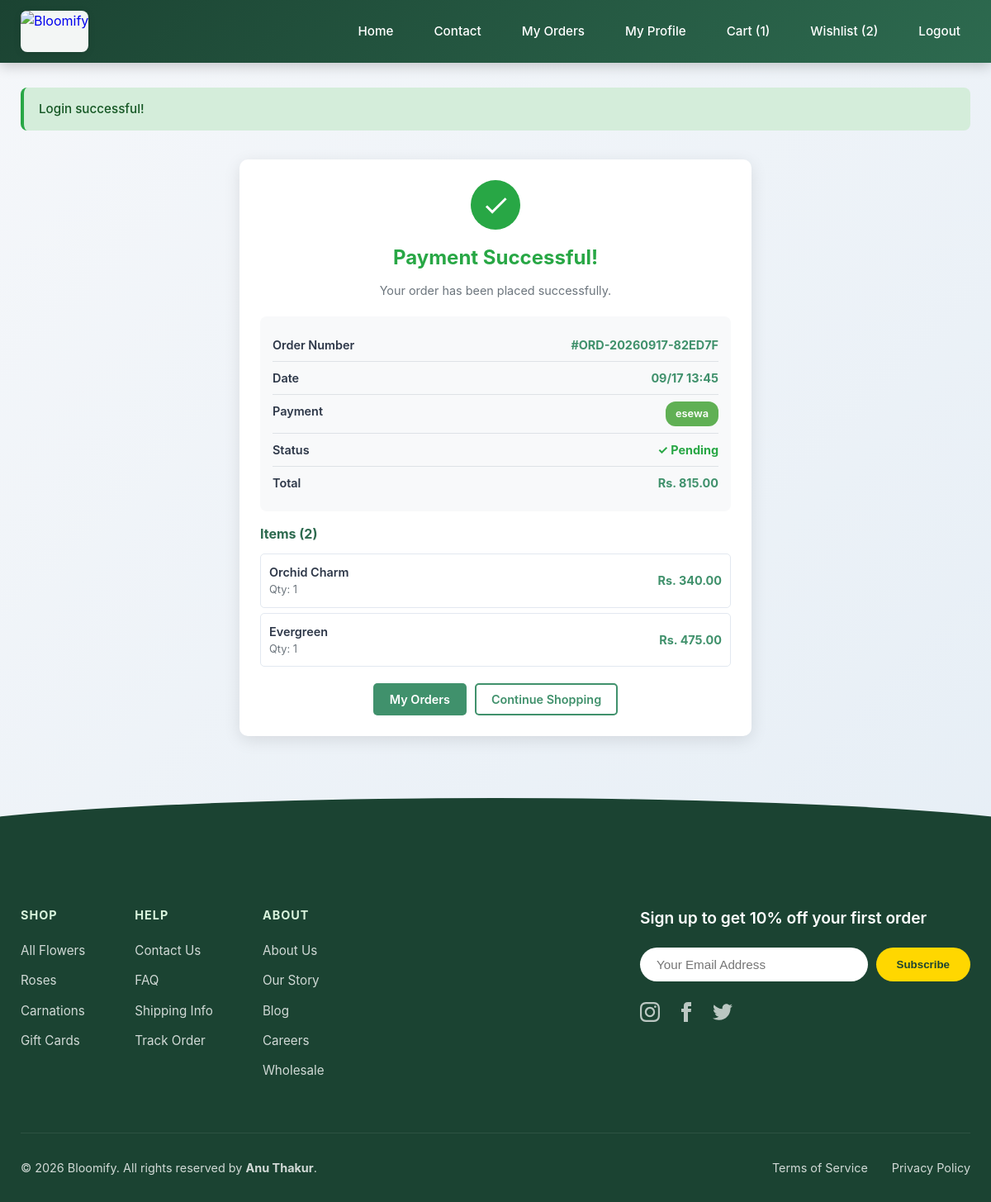
/order-success.php?order=ORD-20260917-82ED7F (signed in), run on the app's committed database.
### tables this page shows
CREATE TABLE `orders` (
  `id` int(11) NOT NULL,
  `user_id` int(11) DEFAULT NULL,
  `order_number` varchar(50) NOT NULL,
  `total_amount` decimal(10,2) NOT NULL,
  `payment_method` enum('esewa','khalti','cod','Cash on Delivery') NOT NULL,
  `payment_status` enum('pending','success','failed') DEFAULT 'pending',
  `transaction_id` varchar(100) DEFAULT NULL,
  `delivery_status` enum('pending','processing','delivered','cancelled') DEFAULT 'pending',
  `customer_name` varchar(100) NOT NULL,
  `customer_phone` varchar(20) NOT NULL,
  `customer_address` text NOT NULL,
  `archived` tinyint(1) NOT NULL DEFAULT 0,
  `created_at` timestamp NOT NULL DEFAULT current_timestamp(),
  `updated_at` timestamp NOT NULL DEFAULT current_timestamp() ON UPDATE current_timestamp()
);

CREATE TABLE `order_items` (
  `id` int(11) NOT NULL,
  `order_id` int(11) NOT NULL,
  `product_id` int(11) NOT NULL,
  `quantity` int(11) NOT NULL,
  `price` decimal(10,2) NOT NULL
);

CREATE TABLE `products` (
  `id` int(11) NOT NULL,
  `category_id` int(11) DEFAULT NULL,
  `name` varchar(200) NOT NULL,
  `description` text DEFAULT NULL,
  `price` decimal(10,2) NOT NULL,
  `discount_percentage` int(11) DEFAULT 0 CHECK (`discount_percentage` >= 0 and `discount_percentage` <= 100),
  `stock` int(11) NOT NULL DEFAULT 0,
  `stock_quantity` int(11) DEFAULT 0,
  `image` varchar(255) DEFAULT NULL,
  `status` enum('active','inactive') DEFAULT 'active',
  `created_at` timestamp NOT NULL DEFAULT current_timestamp(),
  `updated_at` timestamp NOT NULL DEFAULT current_timestamp() ON UPDATE current_timestamp()
);

### order-success.php (the view, shortened to what this page needs)
<?php
require_once __DIR__ . '/includes/header.php';
$order_number = $_GET['order'];
$sql = "SELECT o.*, u.email
        FROM orders o
        LEFT JOIN users u ON o.user_id = u.id
        WHERE o.order_number = ? AND o.user_id = ?";
$stmt = $conn->prepare($sql);
$stmt->bind_param("si", $order_number, $_SESSION['user_id']);
$stmt->execute();
$order = $stmt->get_result()->fetch_assoc();
$items_sql = "SELECT oi.*, p.name as product_name
              FROM order_items oi
              LEFT JOIN products p ON oi.product_id = p.id
              WHERE oi.order_id = ?";
$stmt = $conn->prepare($items_sql);
$stmt->bind_param("i", $order['id']);
$stmt->execute();
$items = $stmt->get_result()->fetch_all(MYSQLI_ASSOC);
?>
<div class="success-container">
    <div class="success-card">
        <div class="success-icon">
            <svg viewBox="0 0 24 24"><path d="M9 16.17L4.83 12l-1.42 1.41L9 19 21 7l-1.41-1.41z"/></svg>
        </div>
        <h1 class="success-title">Payment Successful!</h1>
        <p class="success-message">Your order has been placed successfully.</p>
        <div class="order-details">
            <div class="order-detail-row">
                <span class="order-detail-label">Order Number</span>
                <span class="order-detail-value">#<?php echo htmlspecialchars($order['order_number']); ?></span>
            </div>
            <div class="order-detail-row">
                <span class="order-detail-label">Date</span>
                <span class="order-detail-value"><?php echo date('m/d H:i', strtotime($order['created_at'])); ?></span>
            </div>
            <div class="order-detail-row">
                <span class="order-detail-label">Payment</span>
                <?php
                $payment_class = '';
                if ($order['payment_method'] == 'esewa') $payment_class = 'payment-esewa';
                elseif ($order['payment_method'] == 'khalti') $payment_class = 'payment-khalti';
                else $payment_class = 'payment-cod';
                ?>
                <span class="payment-badge <?php echo $payment_class; ?>">
                    <?php echo htmlspecialchars($order['payment_method']); ?>
                </span>
            </div>
            <div class="order-detail-row">
                <span class="order-detail-label">Status</span>
                <span style="color: #28a745; font-weight: 700;">✓ <?php echo ucfirst($order['payment_status']); ?></span>
            </div>
            <div class="order-detail-row">
                <span class="order-detail-label">Total</span>
                <span class="order-detail-value"><?php echo formatPrice($order['total_amount']); ?></span>
            </div>
        </div>
        <div class="order-items">
            <h3>Items (<?php echo count($items); ?>)</h3>
            <?php foreach ($items as $item): ?>
                <div class="order-item">
                    <div>
                        <div class="order-item-name"><?php echo htmlspecialchars($item['product_name']); ?></div>
                        <div class="order-item-qty">Qty: <?php echo $item['quantity']; ?></div>
                    </div>
                    <div style="font-weight: 700; color: #40916c; font-size: 0.9rem;"><?php echo formatPrice($item['price'] * $item['quantity']); ?></div>
                </div>
            <?php endforeach; ?>
        </div>
        <div class="success-actions">
            <a href="my-orders.php" class="btn-my-orders">My Orders</a>
            <a href="index.php" class="btn-continue-shop">Continue Shopping</a>
        </div>
    </div>
</div>
<?php require_once __DIR__ . '/includes/footer.php'; ?>

### assets/css/style.css (style rules this page uses)
* { margin: 0; padding: 0; box-sizing: border-box; }
body { font-family: 'Inter', 'Segoe UI', system-ui, sans-serif; background: linear-gradient(135deg, #f5f7fa 0%, #e4edf5 100%); color: #2d3748; line-height: 1.6; min-height: 100vh; display: flex; flex-direction: column; }

### order-success.php (style rules this page uses)
.success-container { max-width: 650px; margin: 20px auto; padding: 15px; }
.success-card { background: white; padding: 25px; border-radius: 10px; box-shadow: 0 5px 20px rgba(0,0,0,0.1); }
.success-icon { width: 60px; height: 60px; background: #28a745; border-radius: 50%; display: flex; align-items: center; justify-content: center; margin: 0 auto 15px; }
.success-icon svg { width: 35px; height: 35px; fill: white; }
.success-title { font-size: 1.5rem; color: #28a745; margin-bottom: 8px; font-weight: 700; text-align: center; }
.success-message { color: #6c757d; font-size: 0.9rem; margin-bottom: 20px; text-align: center; }
.order-details { background: #f8f9fa; padding: 15px; border-radius: 8px; margin: 15px 0; }
.order-detail-row { display: flex; justify-content: space-between; padding: 8px 0; border-bottom: 1px solid #dee2e6; font-size: 0.9rem; }
.order-detail-row:last-child { border-bottom: none; }
.order-detail-label { font-weight: 600; color: #2d3748; }
.order-detail-value { color: #40916c; font-weight: 700; }
.order-items { margin: 15px 0; }
.order-items h3 { margin-bottom: 10px; color: #2d6a4f; font-size: 1rem; }
.order-item { background: white; padding: 10px; border-radius: 5px; margin-bottom: 6px; display: flex; justify-content: space-between; align-items: center; border: 1px solid #e2e8f0; }
.order-item-name { font-weight: 600; color: #2d3748; font-size: 0.9rem; }
.order-item-qty { font-size: 0.8rem; color: #6c757d; }
.payment-badge { display: inline-block; padding: 5px 12px; border-radius: 12px; font-weight: 600; font-size: 0.8rem; }
.payment-esewa { background: #60B054; color: white; }
.success-actions { display: flex; gap: 10px; justify-content: center; margin-top: 20px; }
.btn-my-orders { background: #40916c; color: white; padding: 8px 20px; border-radius: 5px; text-decoration: none; font-weight: 600; display: inline-block; transition: all 0.3s; font-size: 0.9rem; }
.btn-continue-shop { background: white; color: #40916c; border: 2px solid #40916c; padding: 6px 18px; border-radius: 5px; text-decoration: none; font-weight: 600; display: inline-block; transition: all 0.3s; font-size: 0.9rem; }

### data on the page
orders: order_number "ORD-20260917-82ED7F", created_at "09/17 13:45", payment_method "esewa", payment_status "Pending", total_amount "Rs. 815.00"
order_items: product.name "Orchid Charm", quantity "1", formatPrice($item['price'] * $item['quantity']) "Rs. 340.00"
order_items: product.name "Evergreen", quantity "1", formatPrice($item['price'] * $item['quantity']) "Rs. 475.00"

### other printed values
getCartCount() "1"
$wishlist_count "2"
$message "Login successful!"
count($items) "2"
